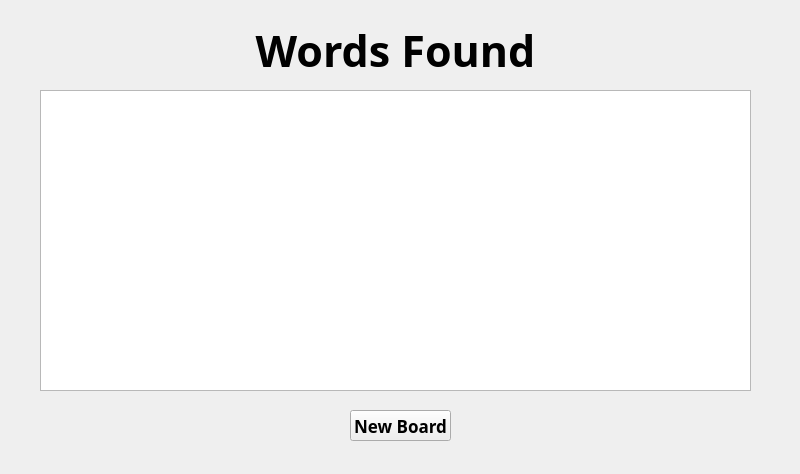
<?xml version="1.0" encoding="UTF-8"?>
<ui version="4.0">
 <class>MainWindow</class>
 <widget class="QMainWindow" name="MainWindow">
  <property name="geometry">
   <rect>
    <x>0</x>
    <y>0</y>
    <width>800</width>
    <height>474</height>
   </rect>
  </property>
  <property name="windowTitle">
   <string>MainWindow</string>
  </property>
  <widget class="QWidget" name="centralwidget">
   <widget class="QStackedWidget" name="stackedWidget">
    <property name="geometry">
     <rect>
      <x>0</x>
      <y>0</y>
      <width>801</width>
      <height>471</height>
     </rect>
    </property>
    <property name="font">
     <font>
      <bold>true</bold>
     </font>
    </property>
    <property name="currentIndex">
     <number>1</number>
    </property>
    <widget class="QWidget" name="page">
     <widget class="QLineEdit" name="lineEdit_2">
      <property name="geometry">
       <rect>
        <x>330</x>
        <y>130</y>
        <width>41</width>
        <height>31</height>
       </rect>
      </property>
      <property name="font">
       <font>
        <family>Californian FB</family>
        <pointsize>15</pointsize>
        <bold>true</bold>
       </font>
      </property>
      <property name="maxLength">
       <number>1</number>
      </property>
      <property name="alignment">
       <set>Qt::AlignCenter</set>
      </property>
     </widget>
     <widget class="QLabel" name="label">
      <property name="geometry">
       <rect>
        <x>200</x>
        <y>0</y>
        <width>401</width>
        <height>111</height>
       </rect>
      </property>
      <property name="font">
       <font>
        <family>Californian FB</family>
        <pointsize>52</pointsize>
        <bold>true</bold>
       </font>
      </property>
      <property name="text">
       <string>Boggle Solver</string>
      </property>
     </widget>
     <widget class="QLineEdit" name="lineEdit_13">
      <property name="geometry">
       <rect>
        <x>240</x>
        <y>310</y>
        <width>41</width>
        <height>31</height>
       </rect>
      </property>
      <property name="font">
       <font>
        <family>Californian FB</family>
        <pointsize>15</pointsize>
        <bold>true</bold>
       </font>
      </property>
      <property name="maxLength">
       <number>1</number>
      </property>
      <property name="alignment">
       <set>Qt::AlignCenter</set>
      </property>
     </widget>
     <widget class="QLineEdit" name="lineEdit_7">
      <property name="geometry">
       <rect>
        <x>420</x>
        <y>190</y>
        <width>41</width>
        <height>31</height>
       </rect>
      </property>
      <property name="font">
       <font>
        <family>Californian FB</family>
        <pointsize>15</pointsize>
        <bold>true</bold>
       </font>
      </property>
      <property name="maxLength">
       <number>1</number>
      </property>
      <property name="alignment">
       <set>Qt::AlignCenter</set>
      </property>
     </widget>
     <widget class="QLineEdit" name="lineEdit_16">
      <property name="geometry">
       <rect>
        <x>510</x>
        <y>310</y>
        <width>41</width>
        <height>31</height>
       </rect>
      </property>
      <property name="font">
       <font>
        <family>Californian FB</family>
        <pointsize>15</pointsize>
        <bold>true</bold>
       </font>
      </property>
      <property name="maxLength">
       <number>1</number>
      </property>
      <property name="alignment">
       <set>Qt::AlignCenter</set>
      </property>
     </widget>
     <widget class="QLineEdit" name="lineEdit_12">
      <property name="geometry">
       <rect>
        <x>510</x>
        <y>250</y>
        <width>41</width>
        <height>31</height>
       </rect>
      </property>
      <property name="font">
       <font>
        <family>Californian FB</family>
        <pointsize>15</pointsize>
        <bold>true</bold>
       </font>
      </property>
      <property name="maxLength">
       <number>1</number>
      </property>
      <property name="alignment">
       <set>Qt::AlignCenter</set>
      </property>
     </widget>
     <widget class="QLineEdit" name="lineEdit_3">
      <property name="geometry">
       <rect>
        <x>420</x>
        <y>130</y>
        <width>41</width>
        <height>31</height>
       </rect>
      </property>
      <property name="font">
       <font>
        <family>Californian FB</family>
        <pointsize>15</pointsize>
        <bold>true</bold>
       </font>
      </property>
      <property name="maxLength">
       <number>1</number>
      </property>
      <property name="alignment">
       <set>Qt::AlignCenter</set>
      </property>
     </widget>
     <widget class="QLineEdit" name="lineEdit_10">
      <property name="geometry">
       <rect>
        <x>330</x>
        <y>250</y>
        <width>41</width>
        <height>31</height>
       </rect>
      </property>
      <property name="font">
       <font>
        <family>Californian FB</family>
        <pointsize>15</pointsize>
        <bold>true</bold>
       </font>
      </property>
      <property name="maxLength">
       <number>1</number>
      </property>
      <property name="alignment">
       <set>Qt::AlignCenter</set>
      </property>
     </widget>
     <widget class="QLineEdit" name="lineEdit_8">
      <property name="geometry">
       <rect>
        <x>510</x>
        <y>190</y>
        <width>41</width>
        <height>31</height>
       </rect>
      </property>
      <property name="font">
       <font>
        <family>Californian FB</family>
        <pointsize>15</pointsize>
        <bold>true</bold>
       </font>
      </property>
      <property name="maxLength">
       <number>1</number>
      </property>
      <property name="alignment">
       <set>Qt::AlignCenter</set>
      </property>
     </widget>
     <widget class="QPushButton" name="pushButton">
      <property name="enabled">
       <bool>false</bool>
      </property>
      <property name="geometry">
       <rect>
        <x>350</x>
        <y>410</y>
        <width>91</width>
        <height>31</height>
       </rect>
      </property>
      <property name="font">
       <font>
        <family>Californian FB</family>
        <pointsize>13</pointsize>
        <bold>true</bold>
       </font>
      </property>
      <property name="text">
       <string>Solve</string>
      </property>
     </widget>
     <widget class="QLineEdit" name="lineEdit_5">
      <property name="geometry">
       <rect>
        <x>240</x>
        <y>190</y>
        <width>41</width>
        <height>31</height>
       </rect>
      </property>
      <property name="font">
       <font>
        <family>Californian FB</family>
        <pointsize>15</pointsize>
        <bold>true</bold>
       </font>
      </property>
      <property name="maxLength">
       <number>1</number>
      </property>
      <property name="alignment">
       <set>Qt::AlignCenter</set>
      </property>
     </widget>
     <widget class="QLineEdit" name="lineEdit_4">
      <property name="geometry">
       <rect>
        <x>510</x>
        <y>130</y>
        <width>41</width>
        <height>31</height>
       </rect>
      </property>
      <property name="font">
       <font>
        <family>Californian FB</family>
        <pointsize>15</pointsize>
        <bold>true</bold>
       </font>
      </property>
      <property name="maxLength">
       <number>1</number>
      </property>
      <property name="alignment">
       <set>Qt::AlignCenter</set>
      </property>
     </widget>
     <widget class="QLineEdit" name="lineEdit_15">
      <property name="geometry">
       <rect>
        <x>420</x>
        <y>310</y>
        <width>41</width>
        <height>31</height>
       </rect>
      </property>
      <property name="font">
       <font>
        <family>Californian FB</family>
        <pointsize>15</pointsize>
        <bold>true</bold>
       </font>
      </property>
      <property name="maxLength">
       <number>1</number>
      </property>
      <property name="alignment">
       <set>Qt::AlignCenter</set>
      </property>
     </widget>
     <widget class="QLineEdit" name="lineEdit">
      <property name="geometry">
       <rect>
        <x>240</x>
        <y>130</y>
        <width>41</width>
        <height>31</height>
       </rect>
      </property>
      <property name="font">
       <font>
        <family>Californian FB</family>
        <pointsize>15</pointsize>
        <bold>true</bold>
       </font>
      </property>
      <property name="maxLength">
       <number>1</number>
      </property>
      <property name="alignment">
       <set>Qt::AlignCenter</set>
      </property>
     </widget>
     <widget class="QLineEdit" name="lineEdit_9">
      <property name="geometry">
       <rect>
        <x>240</x>
        <y>250</y>
        <width>41</width>
        <height>31</height>
       </rect>
      </property>
      <property name="font">
       <font>
        <family>Californian FB</family>
        <pointsize>15</pointsize>
        <bold>true</bold>
       </font>
      </property>
      <property name="maxLength">
       <number>1</number>
      </property>
      <property name="alignment">
       <set>Qt::AlignCenter</set>
      </property>
     </widget>
     <widget class="QLineEdit" name="lineEdit_11">
      <property name="geometry">
       <rect>
        <x>420</x>
        <y>250</y>
        <width>41</width>
        <height>31</height>
       </rect>
      </property>
      <property name="font">
       <font>
        <family>Californian FB</family>
        <pointsize>15</pointsize>
        <bold>true</bold>
       </font>
      </property>
      <property name="maxLength">
       <number>1</number>
      </property>
      <property name="alignment">
       <set>Qt::AlignCenter</set>
      </property>
     </widget>
     <widget class="QLineEdit" name="lineEdit_6">
      <property name="geometry">
       <rect>
        <x>330</x>
        <y>190</y>
        <width>41</width>
        <height>31</height>
       </rect>
      </property>
      <property name="font">
       <font>
        <family>Californian FB</family>
        <pointsize>15</pointsize>
        <bold>true</bold>
       </font>
      </property>
      <property name="maxLength">
       <number>1</number>
      </property>
      <property name="alignment">
       <set>Qt::AlignCenter</set>
      </property>
     </widget>
     <widget class="QLineEdit" name="lineEdit_14">
      <property name="geometry">
       <rect>
        <x>330</x>
        <y>310</y>
        <width>41</width>
        <height>31</height>
       </rect>
      </property>
      <property name="font">
       <font>
        <family>Californian FB</family>
        <pointsize>15</pointsize>
        <bold>true</bold>
       </font>
      </property>
      <property name="maxLength">
       <number>1</number>
      </property>
      <property name="alignment">
       <set>Qt::AlignCenter</set>
      </property>
     </widget>
     <widget class="QLabel" name="label_3">
      <property name="geometry">
       <rect>
        <x>-2</x>
        <y>370</y>
        <width>801</width>
        <height>20</height>
       </rect>
      </property>
      <property name="font">
       <font>
        <family>Californian FB</family>
        <pointsize>12</pointsize>
        <italic>true</italic>
        <bold>true</bold>
       </font>
      </property>
      <property name="text">
       <string>*Fill in all the boxes and enter only alphabets</string>
      </property>
      <property name="alignment">
       <set>Qt::AlignCenter</set>
      </property>
     </widget>
    </widget>
    <widget class="QWidget" name="page_2">
     <widget class="QPushButton" name="pushButton_3">
      <property name="geometry">
       <rect>
        <x>350</x>
        <y>410</y>
        <width>101</width>
        <height>31</height>
       </rect>
      </property>
      <property name="font">
       <font>
        <family>Californian FB</family>
        <pointsize>13</pointsize>
        <bold>true</bold>
       </font>
      </property>
      <property name="text">
       <string>New Board</string>
      </property>
     </widget>
     <widget class="QLabel" name="label_2">
      <property name="geometry">
       <rect>
        <x>120</x>
        <y>10</y>
        <width>551</width>
        <height>81</height>
       </rect>
      </property>
      <property name="font">
       <font>
        <family>Californian FB</family>
        <pointsize>32</pointsize>
        <bold>true</bold>
       </font>
      </property>
      <property name="text">
       <string>Words Found</string>
      </property>
      <property name="alignment">
       <set>Qt::AlignCenter</set>
      </property>
     </widget>
     <widget class="QTextBrowser" name="textBrowser">
      <property name="geometry">
       <rect>
        <x>40</x>
        <y>90</y>
        <width>711</width>
        <height>301</height>
       </rect>
      </property>
      <property name="font">
       <font>
        <family>Californian FB</family>
        <pointsize>14</pointsize>
        <bold>true</bold>
       </font>
      </property>
     </widget>
    </widget>
   </widget>
  </widget>
 </widget>
 <tabstops>
  <tabstop>lineEdit</tabstop>
  <tabstop>lineEdit_2</tabstop>
  <tabstop>lineEdit_3</tabstop>
  <tabstop>lineEdit_4</tabstop>
  <tabstop>lineEdit_5</tabstop>
  <tabstop>lineEdit_6</tabstop>
  <tabstop>lineEdit_7</tabstop>
  <tabstop>lineEdit_8</tabstop>
  <tabstop>lineEdit_9</tabstop>
  <tabstop>lineEdit_10</tabstop>
  <tabstop>lineEdit_11</tabstop>
  <tabstop>lineEdit_12</tabstop>
  <tabstop>lineEdit_13</tabstop>
  <tabstop>lineEdit_14</tabstop>
  <tabstop>lineEdit_15</tabstop>
  <tabstop>lineEdit_16</tabstop>
  <tabstop>pushButton</tabstop>
  <tabstop>pushButton_3</tabstop>
 </tabstops>
 <resources/>
 <connections/>
</ui>
